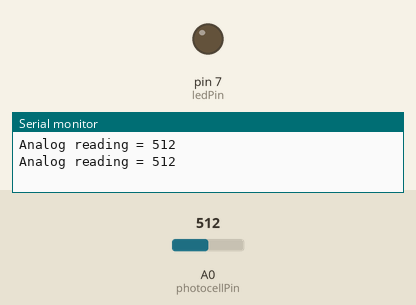
Bench run of a sketch on a simulated Arduino Uno, built with avr-gcc and run on an emulated ATmega328P. Parts: output pins drawn as LEDs (lit = HIGH), the last lines printed to the serial monitor. The test bench sets the inputs (shaded band); at power-on: A0 (photocellPin) = 512.

Above: at 3.8 s.
3.9 s: A0 (photocellPin) set to 457
7.8 s: A0 (photocellPin) set to 433
At 9.9 s:
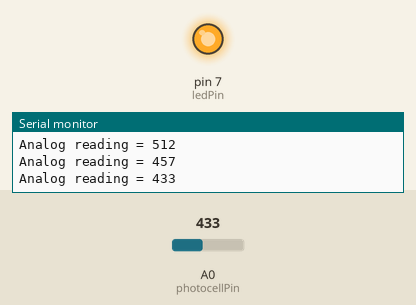
11.7 s: A0 (photocellPin) set to 450
At 13.4 s:
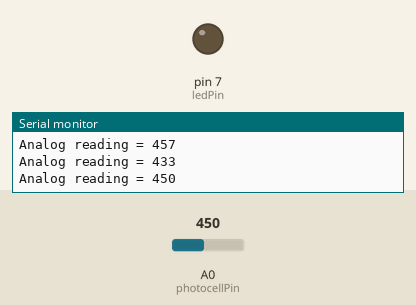
15.6 s: A0 (photocellPin) set to 430
At 19.2 s:
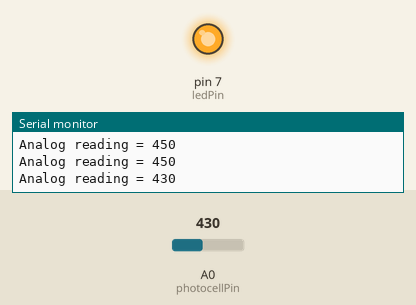
Timing chart, 0 to 20.5 s (numbered marks = the images above; inputs shaded):
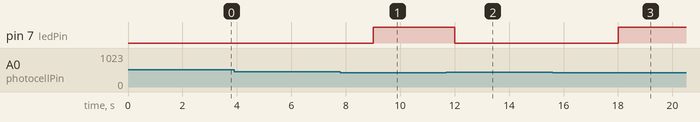

The sketch:

CdS_Photocell_reading.ino
```cpp
int photocellPin = 0;
int photocellReading;
int ledPin = 7;

void setup()
{
  Serial.begin(9600);
  pinMode(ledPin, OUTPUT);
}

void loop()
{
  photocellReading = analogRead(photocellPin);
  Serial.print("Analog reading = ");
  Serial.println(photocellReading);

  if (photocellReading < 440)
  {
    //turn on LEDs
    digitalWrite(ledPin, HIGH);
  }
  else
  {
    //turn off LEDs
    digitalWrite(ledPin, LOW);
  }

  delay(3000);
}
```

Measured:
- the behaviour switches between 440 and 439 on A0 (photocellPin) (found by bisection; images 0 and 1)
- after the input at 7.8 s, pin 7 (ledPin): LOW → HIGH after 1.2 s
- after the input at 11.7 s, pin 7 (ledPin): HIGH → LOW after 0.30 s
- after the input at 15.6 s, pin 7 (ledPin): LOW → HIGH after 2.4 s
